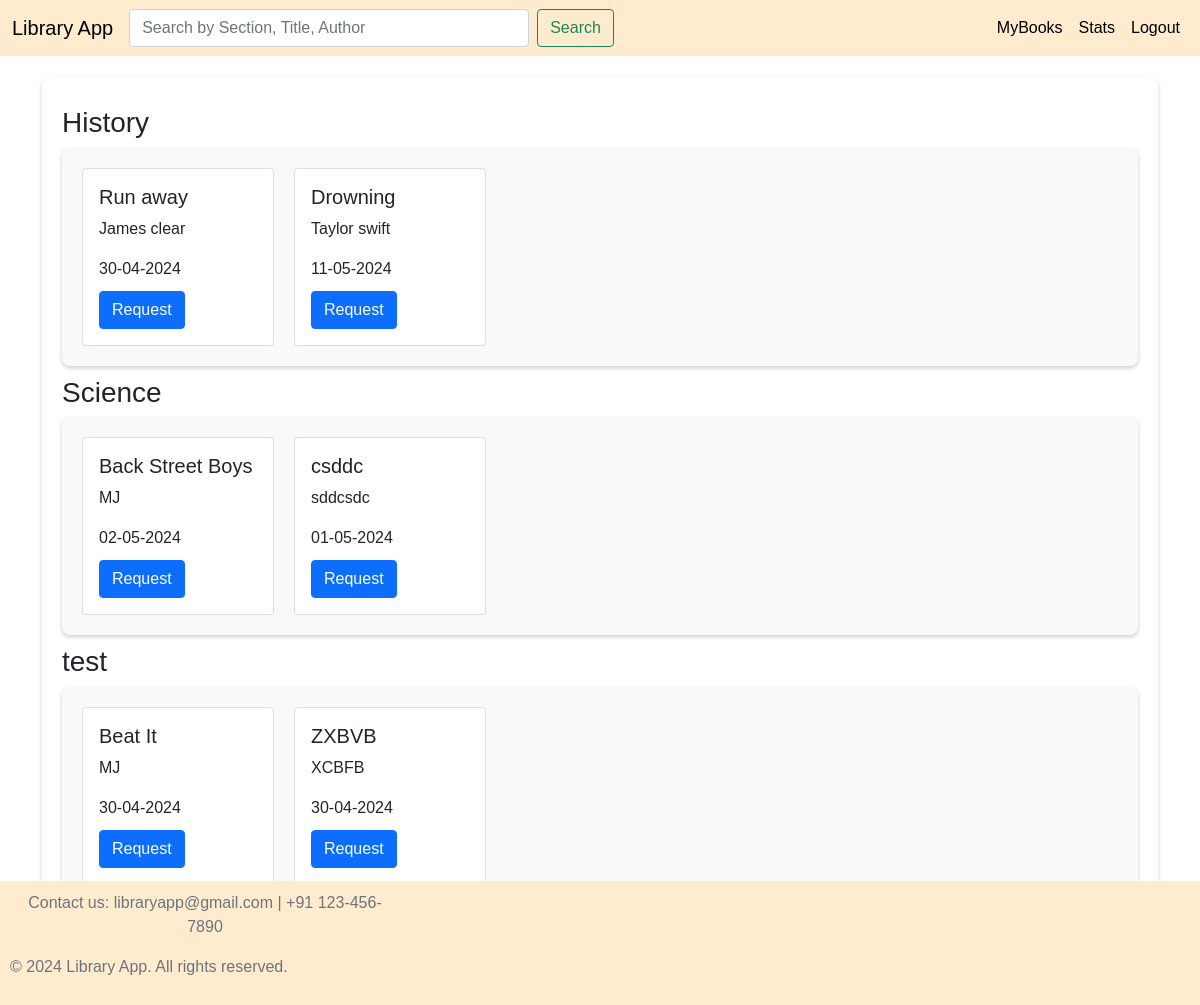
The app's page /home (signed in) with its own data.
### model.py (models this page shows)
class Section(db.Model):
    id = db.Column(db.Integer, primary_key=True, autoincrement=True, nullable=False)
    name = db.Column(db.String(100), nullable=False, unique=True)
    date_created=db.Column(db.DateTime, default=datetime.now(), nullable=False)
    description = db.Column(db.String(100), nullable=False)
    user_id = db.Column(db.Integer, db.ForeignKey('user.id'), nullable=False)
    books = db.relationship('Book', backref='section', lazy=True)
    user=db.relationship('User', backref='section', lazy=True)

class Book(db.Model):
    id = db.Column(db.Integer, primary_key=True, autoincrement=True, nullable=False)
    title = db.Column(db.String(100), nullable=False, unique=True)
    author = db.Column(db.String(100), nullable=False)
    content=db.Column(db.String, nullable=False)
    section_id = db.Column(db.Integer, db.ForeignKey('section.id'), nullable=False)
    date_issued=db.Column(db.DateTime, default=datetime.now(), nullable=False)
    date_return=db.Column(db.DateTime, nullable=False)

### app.py (the view, shortened to what this page needs)
@app.route('/home', methods=['GET', 'POST'])
@login_required
def home():
    sections=Section.query.all()
    return render_template('home.html',sections=sections)

### app.py (called while the page is built)
@login_manager.user_loader
def load_user(user_id):
    return User.query.get(int(user_id))

### templates/home.html (shortened to what this page needs)
<!DOCTYPE html>
<html lang="en">
  <head>
    <link
      href="https://cdn.jsdelivr.net/npm/bootstrap@5.0.2/dist/css/bootstrap.min.css"
      rel="stylesheet"
    />
    <link rel="stylesheet" href="/static/styles.css" />
  </head>
  <body>
    <nav
      class="navbar navbar-expand-lg"
      style="background-color: blanchedalmond"
    >
      <div class="container-fluid">
        <a class="navbar-brand" href="/" style="color: black">Library App</a>
        <form class="d-flex" action="/home" method="post">
          <input
            class="form-control me-2"
            type="search"
            name="query"
            placeholder="Search by Section, Title, Author"
            style="width: 400px"
            aria-label="Search"
          />
          <button class="btn btn-outline-success" type="submit">Search</button>
        </form>
        <div class="collapse navbar-collapse" id="navbarSupportedContent">
          <ul class="navbar-nav ms-auto mb-2 mb-lg-0">
            <li class="nav-item">
              <a class="nav-link active" href="/mybooks" style="color: black"
                >MyBooks</a
              >
            </li>
            <li class="nav-item">
              <a class="nav-link active" href="/stats" style="color: black"
                >Stats</a
              >
            </li>
            <li class="nav-item">
              <a class="nav-link active" href="/logout" style="color: black"
                >Logout</a
              >
            </li>
          </ul>
        </div>
      </div>
    </nav>
    <div class="container">
      <div>
        <div class="sections-box">
          {% if sections!=[] %} {% for section in sections %}
          <h3 style="margin-top: 10px">{{ section.name }}</h3>
          <div class="book-box">
            {% for book in section.books %}
            <div class="card" style="width: 12rem">
              <div class="card-body">
                <div
                  onclick="window.location.href='/section_books/{{book.id}}'"
                  style="margin-bottom: 10px"
                >
                  <h5 class="card-title">{{ book.title }}</h5>
                  <p class="card-text">{{ book.author }}</p>
                  <p class="card-text">
                    {{ book.date_return.strftime('%d-%m-%Y') }}
                  </p>
                </div>
                <button
                  class="btn btn-primary"
                  onclick="window.location.href='/request/{{book.id}}'"
                >
                  Request
                </button>
              </div>
            </div>
            {% endfor %}
          </div>
          {% endfor %} {% else %}
          <div>
            <h3>No section/book Found</h3>
          </div>
          {% endif %}
        </div>
      </div>
    </div>
    <div class="footer">
      <div
        style="
          background-color: blanchedalmond;
          padding: 10px;
          position: absolute;
          bottom: 0;
          width: 100%;
        "
      >
        <p
          class="text-center text-muted"
          style="display: inline-block; margin-right: 800px; margin-left: 10px"
        >
          Contact us: libraryapp@gmail.com | +91 123-456-7890
        </p>
        <p class="text-center text-muted" style="display: inline-block">
          © 2024 Library App. All rights reserved.
        </p>
      </div>
    </div>
  </body>
</html>

### static/styles.css (style rules this page uses)
.sections-box { margin-top: 20px; padding: 20px; background-color: #fff; border-radius: 8px; box-shadow: 0 2px 4px rgba(0, 0, 0, 0.2); width: 100%; gap: 20px; }
.book-box { padding: 20px; background-color: #f8f9fa; border-radius: 8px; box-shadow: 0 2px 4px rgba(0, 0, 0, 0.2); width: 100%; display: flex; gap: 20px; overflow-x: scroll; }
* { margin: 0; padding: 0; box-sizing: border-box; font-family: sans-serif; }
html { height: 100%; box-sizing: border-box; }
body { overflow-x: hidden; position: relative; min-height: 100%; box-sizing: inherit; padding-bottom: 5rem; }

### records on screen
Section: name "History"
Book: title "Run away", author "James clear", date_return "30-04-2024"
Book: title "Drowning", author "Taylor swift", date_return "11-05-2024"
Section: name "Science"
Book: title "Back Street Boys", author "MJ", date_return "02-05-2024"
Book: title "csddc", author "sddcsdc", date_return "01-05-2024"
Section: name "test"
Book: title "Beat It", author "MJ", date_return "30-04-2024"
Book: title "ZXBVB", author "XCBFB", date_return "30-04-2024"
